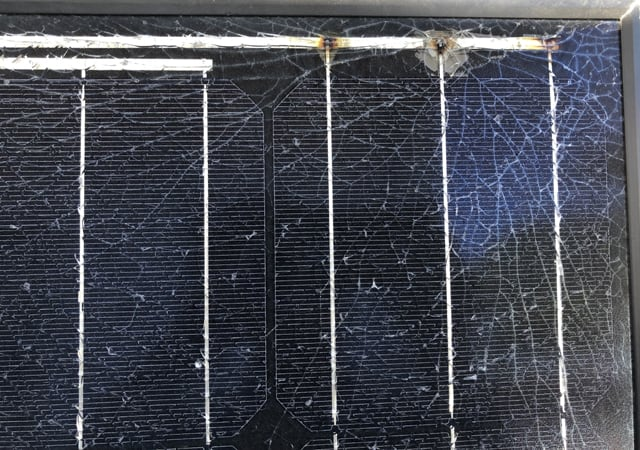
%> input picture ULANGAN AKHIR SEMESTER/2D/Electrical (1).jpg, 640 x 450 px
$ octave UAS_2D.m   (GNU Octave 9; MATLAB toolbox functions it lacks are replaced by stand-ins)
%> lines starting %> are read from the running program, lines starting %| are printed output that depends on the picture
clc; clear; close all;

%% Ambil Gambar
filename = 'Electrical (1).jpg';

try
    img_ori = imread(filename);
%> img_ori is the input picture: size 450x640x3 uint8; mean R, G, B 68.5, 71.8, 81.3
catch
    error('File gambar tidak ditemukan. Pastikan nama file benar!');
end

if size(img_ori, 3) == 3
    img_gray = rgb2gray(img_ori);
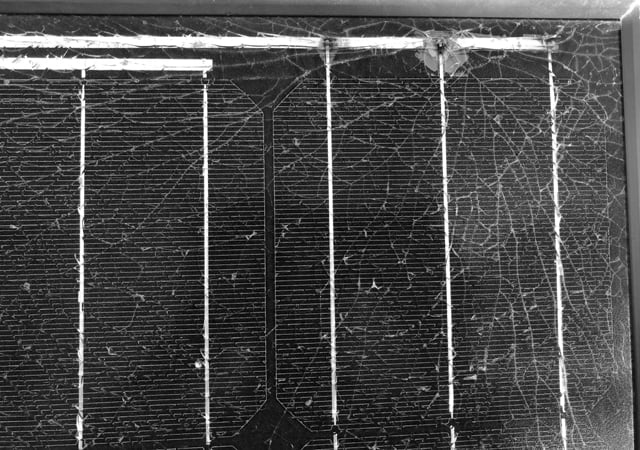
%> img_gray: size 450x640 uint8; min 0, max 255, mean 71.9
else
    img_gray = img_ori;
end

target_dim = [512 512];
img_gray = imresize(img_gray, target_dim);
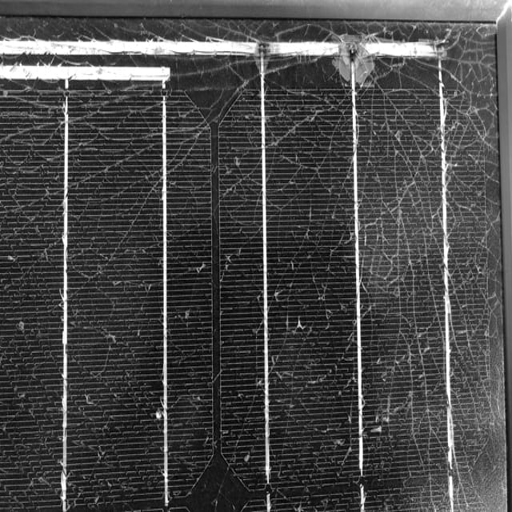
%> img_gray: size 512x512 uint8; min 0, max 255, mean 71.9
X = double(img_gray);

%% VISUALISASI SUBBAND LEVEL 1 (LL, LH, HL, HH)
wname = 'haar';
level_vis = 1;

[cA1, cH1, cV1, cD1] = dwt2(X, wname);
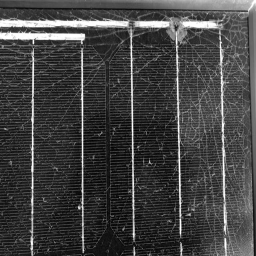
%> cA1: size 256x256 double; min 13, max 510, mean 143.8; drawn with min black and max white
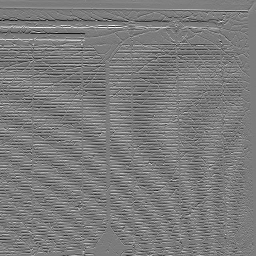
%> cH1: size 256x256 double; min -122, max 129, mean -0.2; drawn with min black and max white
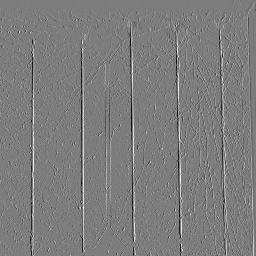
%> cV1: size 256x256 double; min -159.5, max 165, mean 0; drawn with min black and max white
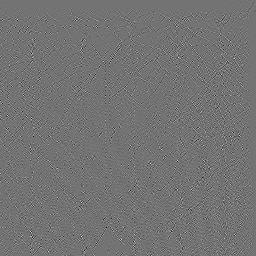
%> cD1: size 256x256 double; min -47, max 57, mean 0; drawn with min black and max white

figure('Name', 'Analisis Visual: Subband Level 1');
tiledlayout(2,2, 'TileSpacing', 'compact', 'Padding', 'compact');
colormap(gray);

nexttile; image(wcodemat(cA1, 192));
title(['LL Approximation Level ' num2str(level_vis)]); axis off;

nexttile; image(wcodemat(cH1, 192));
title('LH Horizontal Detail'); axis off;

nexttile; image(wcodemat(cV1, 192));
title('HL Vertical Detail'); axis off;

nexttile; image(wcodemat(cD1, 192));
title('HH Diagonal Detail'); axis off;
%> after `axis off`:
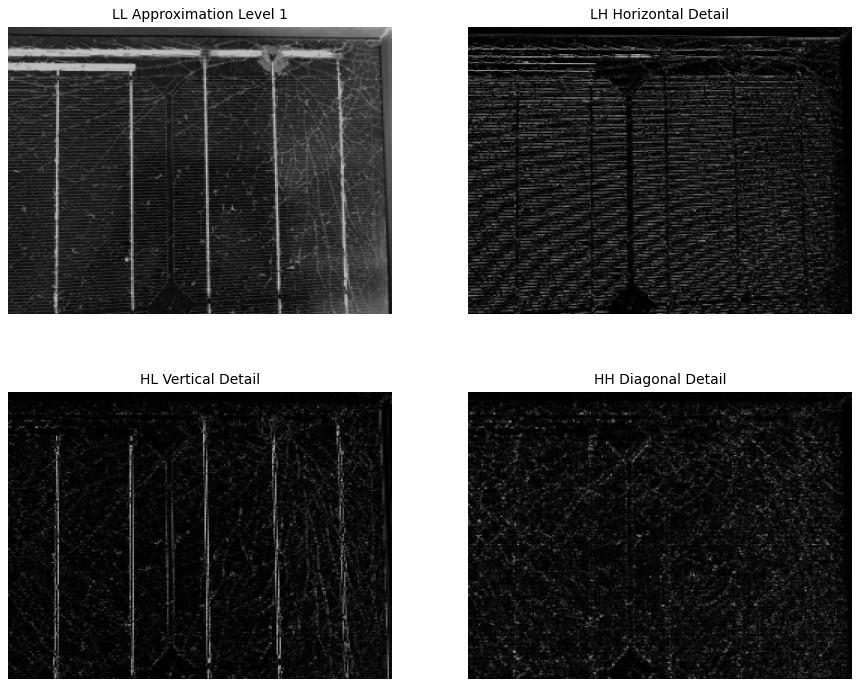
%> figure redrawn from the program's plot data, 4 panels

%% Compressing
[c, s] = wavedec2(X, 2, wname);
%> s = [128 128; 128 128; 256 256; 512 512]

%> (the run ends here)
